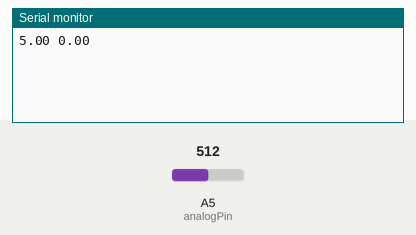
Recording of a sketch running on a simulated Arduino Uno, built with avr-gcc and run on an emulated ATmega328P. Parts: the last lines printed to the serial monitor. Inputs (shaded band) come from the test bench; at power-on: A5 (analogPin) = 512.

Above: at 1.2 s.
1.3 s: A5 (analogPin) set to 716
At 1.3 s:
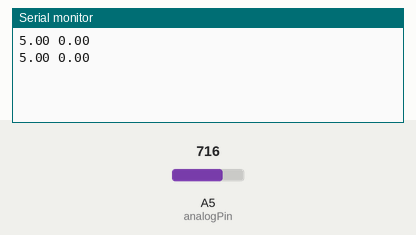
2.8 s: A5 (analogPin) set to 900
At 4.3 s:
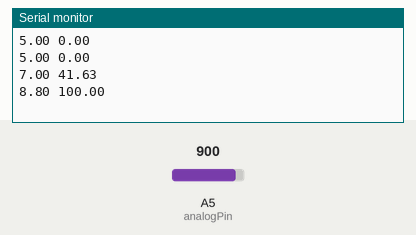
Timing chart, 0 to 5.8 s (numbered marks = the images above; inputs shaded):
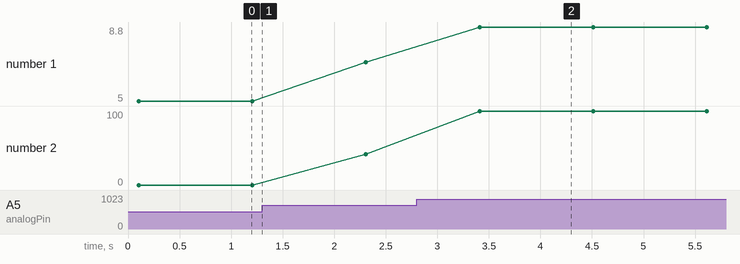

Measured:
- after the input at 2.8 s, the serial monitor: prints a new line after 0.61 s (image 2)
- plotted number 1: 5 → 7 after the input at 1.3 s, 7 → 8.8 after the input at 2.8 s
- plotted number 2: 0 → 41.63 after the input at 1.3 s, 41.63 → 100 after the input at 2.8 s

The sketch:

checkBT.ino
```cpp
const int analogPin = A5; // 아날로그 핀 설정
const float R1 = 10000.0; // 저항 R1의 값 (10k ohms)
const float R2 = 10000.0; // 저항 R2의 값 (10k ohms)
const int numSamples = 10;

void setup() {
  Serial.begin(9600); // 시리얼 통신 시작
}

void loop() {
  float voltageSum = 0;
  for (int i = 0; i < numSamples; i++) {
    int analogValue = analogRead(analogPin); // 아날로그 핀 값 읽기
    float voltage = (analogValue / 1023.0) * 5.0; // 아날로그 값을 전압으로 변환
    voltageSum += voltage;
    delay(10); // 샘플 간 딜레이
  }

  float averageVoltage = voltageSum / numSamples;
  float batteryVoltage = averageVoltage * ((R1 + R2) / R2); // 실제 배터리 전압 계산
  float batteryLevel = getBatteryLevel(batteryVoltage);

  Serial.print(batteryVoltage);
  Serial.print(" ");
  Serial.println(batteryLevel);
  delay(1000); // 1초 대기
}

float getBatteryLevel(float voltage) {
  float minVoltage = 6.0;
  float maxVoltage = 8.4;
  if (voltage < minVoltage) return 0;
  if (voltage > maxVoltage) return 100;
  return (voltage - minVoltage) / (maxVoltage - minVoltage) * 100;
}
```
